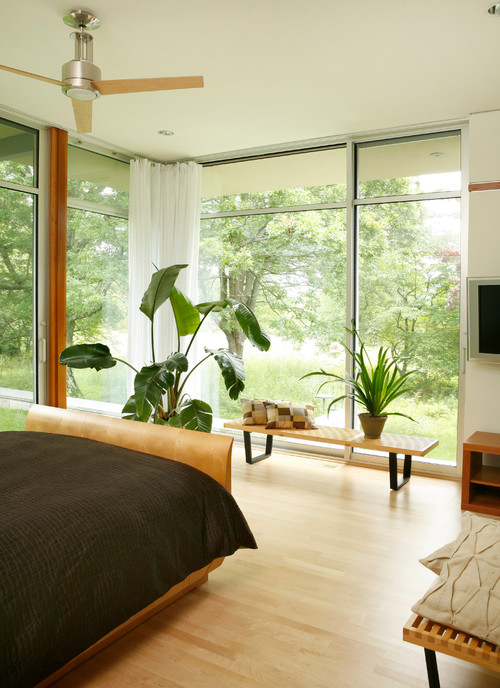
#> input picture CSC_515/module_06/indoor_scene.jpg, 500 x 688 px
$ python thresholding.py
#> lines starting #> are read from the running program, lines starting #| are printed output that depends on the picture
import cv2  # type: ignore
import matplotlib.pyplot as plt
# ---------------------------------------------------------------------------------------------
# Image Segmentation Thresholding.
#
# Demonstrates the use of adaptive thresholding to segment different types of images including
# an indoor scene, outdoor scenery, and a close-up image of a single object. The images are
# processed using adaptive thresholding techniques, and the results are displayed for
# comparison.
#
# Usage:
#   $ python thresholding.py
# ---------------------------------------------------------------------------------------------
def load_image(filename):
    """Import and return the image in grayscale."""
    image = cv2.imread(filename, cv2.IMREAD_GRAYSCALE)
    return image

def adaptive_threshold(image, block_size=11, C=2):
    """Apply and return the output of using adaptive thresholding on the input image."""
    return cv2.adaptiveThreshold(
        image, 255, cv2.ADAPTIVE_THRESH_GAUSSIAN_C,
        cv2.THRESH_BINARY, block_size, C
    )

def display_images(original_image, thresholded_image, image_title):
    """Display the original and thresholded images side by side."""
    # Primary display grid dimensions.
    width = 12
    height = 8
    fig, axes = plt.subplots(1,2,
        figsize=(width,height))
    # Original section.
    axes[0].imshow(cv2.cvtColor(original_image, cv2.COLOR_BGR2RGB))
    axes[0].set_title(f'{image_title} - Original')
    axes[0].axis('off')
    # Original section.
    axes[1].imshow(thresholded_image, cmap='gray')
    axes[1].set_title(f'{image_title} - Thresholded')
    axes[1].axis('off')
    # Ending portion.
    plt.tight_layout() # Final display grid layout.
    plt.show() # Final display output.

def main():
    """Main driver function."""
    # Load the images.
    indoor_scene = load_image("indoor_scene.jpg")
    outdoor_scene = load_image("outdoor_scene.jpg")
#> call 2 of load_image, with filename = 'outdoor_scene.jpg'
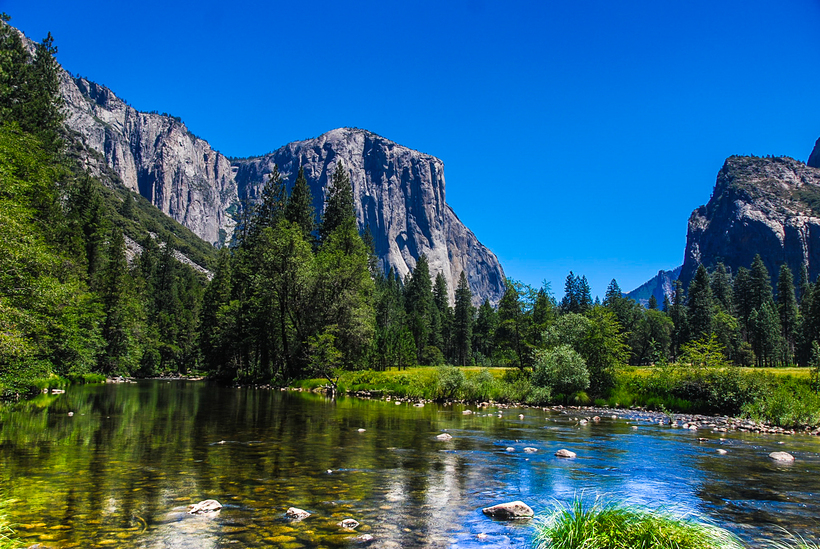
#> input picture CSC_515/module_06/outdoor_scene.jpg, 820 x 549 px
    close_up_object = load_image("close_up_object.jpg")
#> call 3 of load_image, with filename = 'close_up_object.jpg'
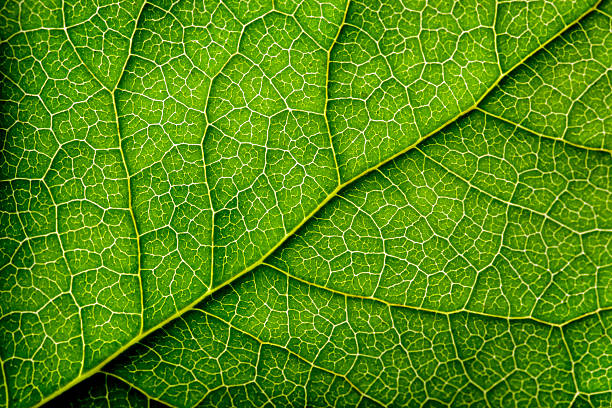
#> input picture CSC_515/module_06/close_up_object.jpg, 612 x 408 px
#> in load_image (call 3), `image = cv2.imread(filename, cv2.IMREAD_GRAYSCALE)`:
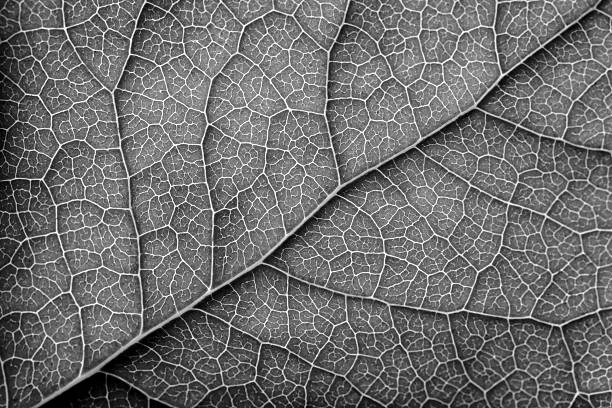
#> image: shape (408, 612); min 0, max 255, mean 108.4
    # Implement adaptive thresholding on each image.
    indoor_scene_thresh = adaptive_threshold(indoor_scene)
#> in adaptive_threshold, `return cv2.adaptiveThreshold( image, 255, cv2.ADAPTIVE_THRESH_GAUSSIAN..`:
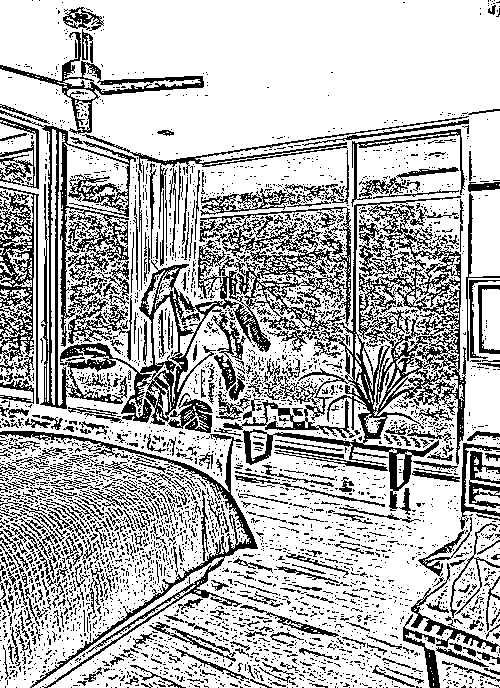
#> returned value: shape (688, 500); 72.4% white; black in thin lines or dots
    outdoor_scene_thresh = adaptive_threshold(outdoor_scene)
#> in adaptive_threshold (call 2), `return cv2.adaptiveThreshold( image, 255, cv2.ADAPTIVE_THRESH_GAUSSIAN..`: returned value: shape (549, 820); 64% white; black in thin lines or dots
    close_up_object_thresh = adaptive_threshold(close_up_object)
#> call 3 of adaptive_threshold, with block_size = 11, C = 2
#> in adaptive_threshold (call 3), `return cv2.adaptiveThreshold( image, 255, cv2.ADAPTIVE_THRESH_GAUSSIAN..`:
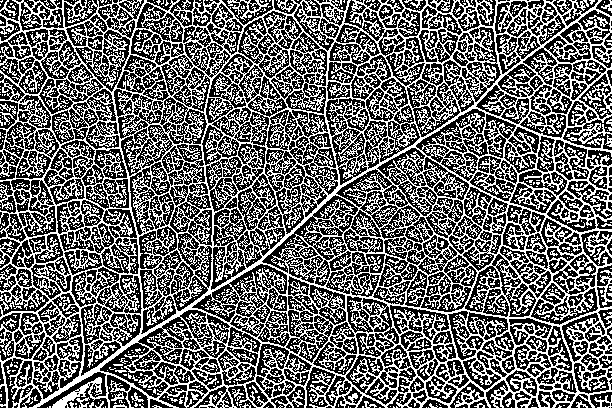
#> returned value: shape (408, 612); 40.8% white in thin lines or dots
    # Display the original and recently thresholded images.
    display_images(indoor_scene, indoor_scene_thresh, "Indoor Scene")
    display_images(outdoor_scene, outdoor_scene_thresh, "Outdoor Scene")
#> call 2 of display_images, with image_title = 'Outdoor Scene'
#> in display_images (call 2), `plt.show()`:
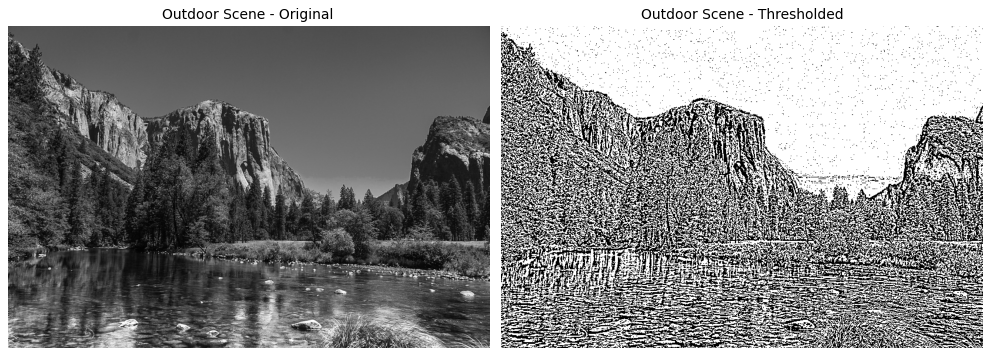
#> figure drawn by matplotlib, 2 panels
    display_images(close_up_object, close_up_object_thresh, "Close-Up Object")
#> call 3 of display_images, with image_title = 'Close-Up Object'
#> in display_images (call 3), `plt.show()`:
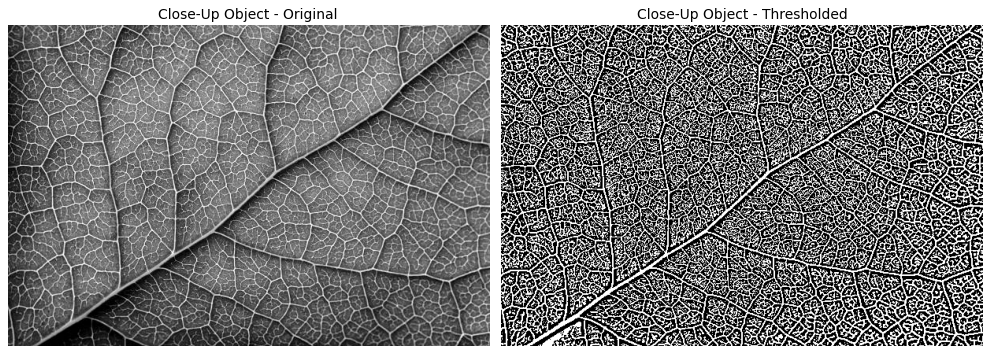
#> figure drawn by matplotlib, 2 panels

# The big red activation button.
if __name__ == "__main__":
    main()  # Execute the main driver function.
